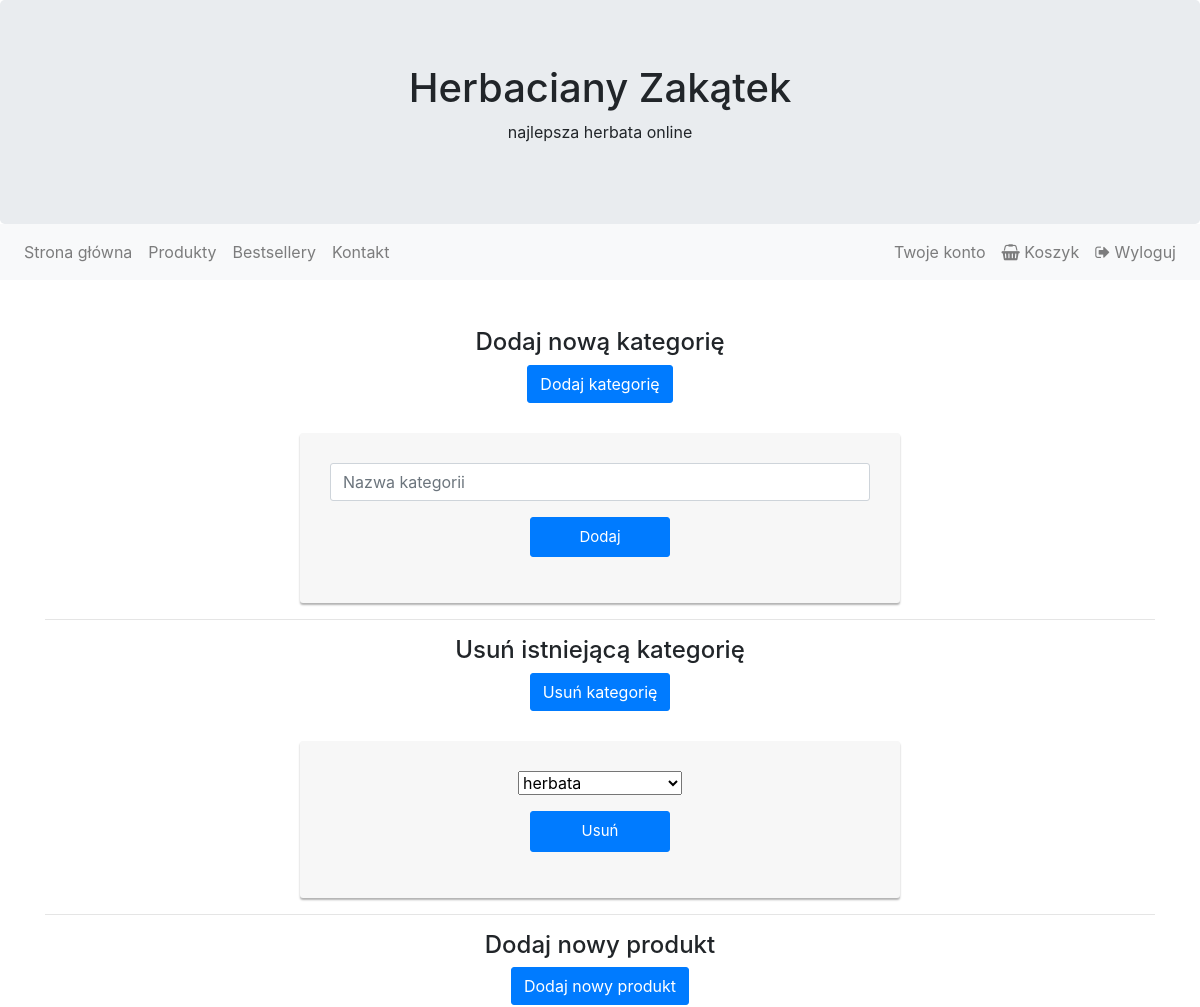
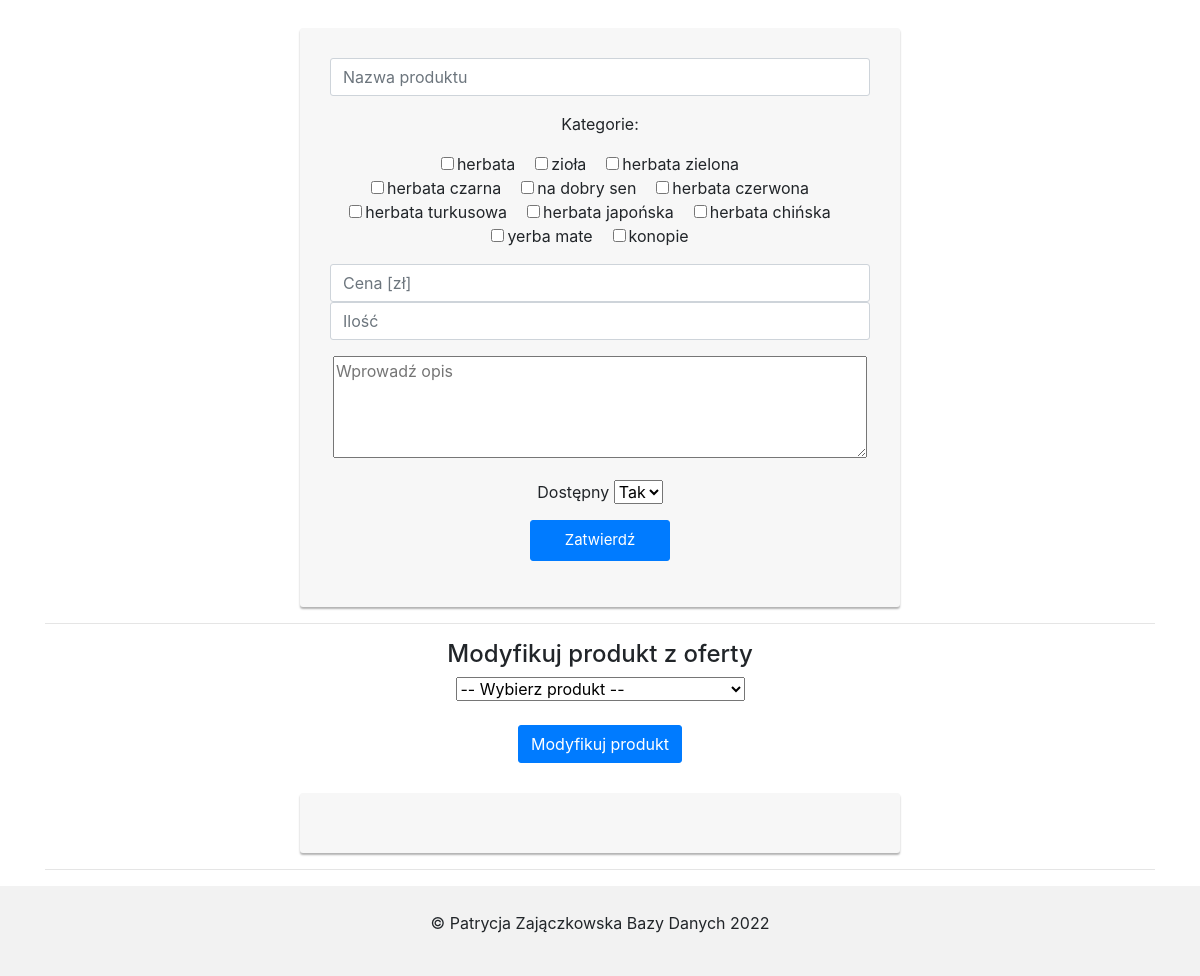
Screenshot of /teashop/user/workers/modify_products/product_manage.php with the database file from the repository (2 pictures, top to bottom).
### tables this page shows
CREATE TABLE `kategorie` (
  `idkategoria` int(11) NOT NULL,
  `nazwa` varchar(30) NOT NULL
);

### teashop/user/workers/modify_products/product_manage.php (the view, shortened to what this page needs)
<?php
     $pol = new mysqli("localhost", "root", "", "teashop");
?>
<!DOCTYPE html>
<html lang="PL-pl">
<head>
  <link rel="stylesheet" href="https://stackpath.bootstrapcdn.com/bootstrap/4.5.0/css/bootstrap.min.css">
  <link href="https://maxcdn.bootstrapcdn.com/font-awesome/4.7.0/css/font-awesome.min.css" rel="stylesheet">
</head>
<body>
<div class="jumbotron">
  <div class="container text-center">
    <h1>Herbaciany Zakątek</h1>
    <p>najlepsza herbata online</p>
  </div>
</div>
<nav class="navbar navbar-expand-lg navbar-light bg-light">
  <div class="collapse navbar-collapse" id="navbarSupportedContent">
    <ul class="navbar-nav mr-auto">
      <li class="nav-item">
        <a class="nav-link" href="../../../index.html">Strona główna</a>
      </li>
      <li class="nav-item">
        <a class="nav-link" href="../../../products/products.php">Produkty</a>
      </li>
      <li class="nav-item">
        <a class="nav-link" href="../../../bestsellers/bestsellers.php">Bestsellery</a>
      </li>
      <li class="nav-item">
        <a class="nav-link" href="../../../contact.html">Kontakt</a>
      </li>
    </ul>
    <form class="form-inline my-2 my-lg-0">
    <ul class="navbar-nav mr-auto">
      <li class="nav-item">
        <a class="nav-link" href="../../login/login.php"><i class="fa fa-form"></i> Twoje konto</a>
      </li>
      <li class="nav-item">
        <a class="nav-link" href="../../../cart/cart.php"><i class="fa fa-shopping-basket"></i> Koszyk</a>
      </li>
      <li class="nav-item">
        <a class="nav-link" href="../../login/logout.php"><i class="fa fa-sign-out"></i> Wyloguj</a>
      </li>
    </form>
  </div>
</nav>
<div class="container" style="text-align: center;">
    <br/><br/>
        <h4>Dodaj nową kategorię</h4>
        <button class="btn btn-primary" id="add_category">Dodaj kategorię</button><br/>
        <div class="form" id="add_category_form">
          <form action="category_add.php" method="post">
              <div class="form-group">
                  <input type="text" class="form-control" name="name" placeholder="Nazwa kategorii" required="required">
              </div>
              <div class="form-group">
                      <button type="submit" class="btn btn-primary btn-lg">Dodaj</button>
              </div>
          </form>
        </div>
    <hr>
    <h4>Usuń istniejącą kategorię</h4>
    <button class="btn btn-primary" id="delete_category">Usuń kategorię</button><br/>
        <div class="form" id="delete_category_form">
          <form action="category_delete.php" method="post">
              <div class="form-group">
                  <select name="category">
                    <?php
                      $zap = "SELECT * FROM kategorie";
                      $wynik = $pol->query($zap);
                      if ($wynik->num_rows > 0)
                          while ($wiersz = $wynik->fetch_assoc())
                              echo "<option value='{$wiersz["idkategoria"]}'>{$wiersz["nazwa"]}</option>";
                    ?>
                    </select>
              </div>
              <div class="form-group">
                      <button type="submit" class="btn btn-primary btn-lg">Usuń</button>
              </div>
          </form>
        </div>
    <hr>
    <h4>Dodaj nowy produkt</h4>
    <button class="btn btn-primary" id="add_product">Dodaj nowy produkt</button>
    <div class="form" id="add_product_form">
        <form action="product_add.php" method="post">
            <div class="form-group">
                <input type="text" class="form-control" name="name" placeholder="Nazwa produktu" required="required">
            </div>
            <div class="form-group">
                <?php
                    $zap = "SELECT idkategoria, nazwa FROM kategorie";
                    $wynik = $pol->query($zap);
                    echo "<p>Kategorie:</p>";
                    if ($wynik->num_rows > 0){
                      $licznik = 1;
                        while ($wiersz = $wynik->fetch_assoc()){
                          if($licznik == 3){
                            $br = "<br/>";
                            $licznik = 1;
                          }
                          else{
                            $br = "";
                            $licznik++;
                          };
                            echo "<input type='checkbox' name='categories[]' value='".$wiersz["idkategoria"]."'><label>".$wiersz["nazwa"]."</label>{$br}";
                          }
                    }
                ?>
            </div>
            <div class="form-group">
                <input type="number" step="0.01" min="0" class="form-control" name="price" placeholder="Cena [zł]" required="required">
                <input type="number" min="0" class="form-control" name="quantity" placeholder="Ilość"required="required">
                </div>
                <div class="form-group">
                    <textarea name="description" placeholder="Wprowadź opis" rows="4" cols="50"></textarea>
                </div>
                <div class="form-group">
                    <span>Dostępny</span>
                    <select name="is_avaliable" required="required">
                        <option value="1">Tak</option>
                    </select>
                </div>
                <div class="form-group">
                    <button type="submit" class="btn btn-primary btn-lg">Zatwierdź</button>
                </div>
            </form>
        </div>
    <hr>
    <h4>Modyfikuj produkt z oferty</h4>
    <form>
      <select id="product" onchange="select()">
          <option value='-1' selected>-- Wybierz produkt --</option>
        </select>
      </form><br/>
    <button type="submit" name="submit" class="btn btn-primary" id="modify_product">Modyfikuj produkt</button>
    <div class="form" id="modify_product_form">
    </div>
    <hr>
</div>
<footer class="container-fluid text-center">
  <p>&copy Patrycja Zajączkowska Bazy Danych 2022 </p>
</footer>
</body>
</html>

### teashop/user/workers/modify_products/product_manage.php (style rules this page uses)
.jumbotron { margin-bottom: 0; }
footer { background-color: #f2f2f2; padding: 25px; }
.form-control, .btn { border-radius: 3px; }
.form { min-width: 450px; max-width: 600px; margin: 30px auto; border-radius: 3px; margin-bottom: 15px; background: #f7f7f7; box-shadow: 0px 2px 2px rgba(0, 0, 0, 0.3); padding: 30px; }
.form .btn { font-size: 15px; min-width: 140px; }
.form-group { text-align:center; }
.form-group input { margin: 0px 0px 0px 0px; }
.form-group label { margin: 0px 20px 0px 3px; }

### rows the page displays
kategorie: nazwa "herbata"
kategorie: nazwa "zioła"
kategorie: nazwa "herbata zielona"
kategorie: nazwa "herbata czarna"
kategorie: nazwa "na dobry sen"
kategorie: nazwa "herbata czerwona"
kategorie: nazwa "herbata turkusowa"
kategorie: nazwa "herbata japońska"
kategorie: nazwa "herbata chińska"
kategorie: nazwa "yerba mate"
kategorie: nazwa "konopie"

### other values shown
form field category "herbata"
